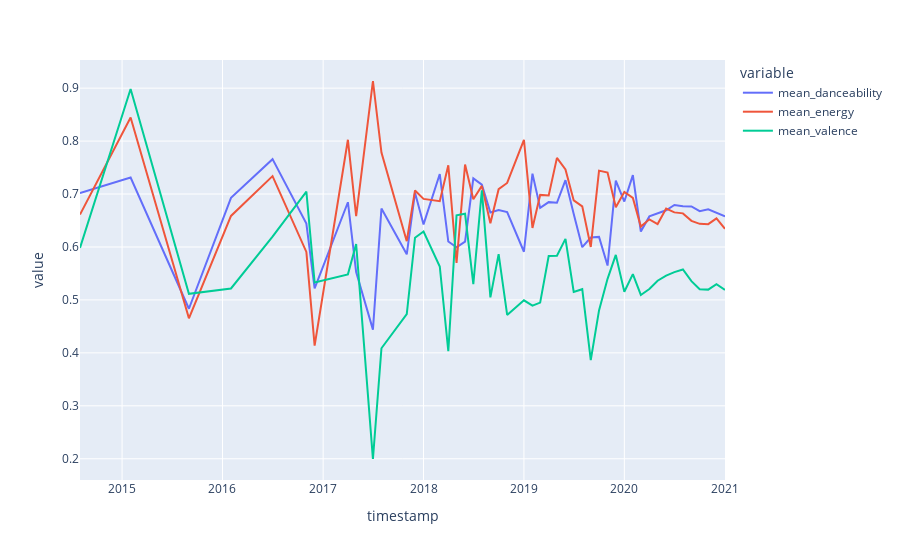
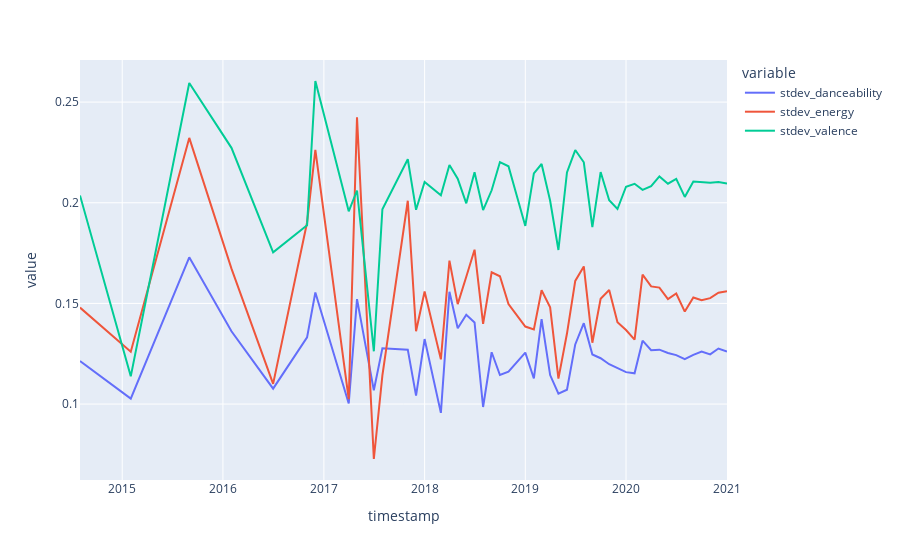

Source (notebook cell) for these figures, in order:
### Code cell
import plotly.express as px

fig = px.line(df, x="timestamp", y=["mean_danceability", "mean_energy", "mean_valence"])
fig.show()

fig2 = px.line(df, x="timestamp", y=["stdev_danceability", "stdev_energy", "stdev_valence"])
fig2.show()
